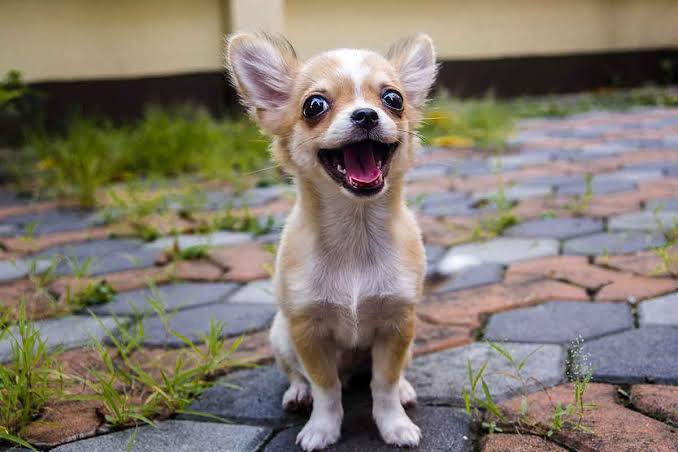
#> input picture mock_images/dog.jpg, 678 x 452 px
$ python -i image_analyzer.py   (imports and definitions only)
#> lines starting #> are read from the running program, lines starting #| are printed output that depends on the picture
import numpy as np

from PIL import Image, ImageFilter


class ImageAnalyzer:

    def __init__(self, analysis_size=(256, 256)):
#> further down, picture is the input picture: PIL image 678x452 RGB; mean R, G, B 130.8, 121.9, 109.3
        self.analysis_size = analysis_size

    def analyze(self, image: Image.Image) -> dict:

        if not isinstance(image, Image.Image):
            raise TypeError("Input must be a PIL Image.")

        image = image.convert("RGB")

        original_width, original_height = image.size
#> original_width = 678; original_height = 452

        if original_width <= 0 or original_height <= 0:
            raise ValueError("Image dimensions must be positive.")

        resized = image.resize(
            self.analysis_size,
            Image.Resampling.LANCZOS
        )
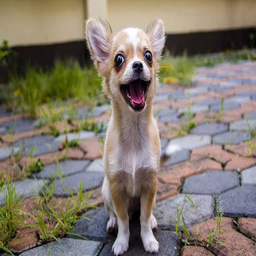
#> resized: PIL image 256x256 RGB; mean R, G, B 130.8, 121.9, 109.3

        rgb = np.asarray(resized, dtype=np.float32) / 255.0

        grayscale_image = resized.convert("L")
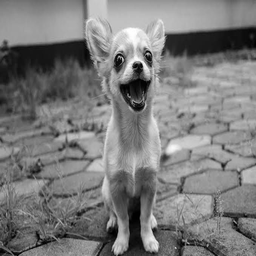
#> grayscale_image: PIL image 256x256 L; min 0, max 255, mean 123.2

        grayscale = np.asarray(
            grayscale_image,
            dtype=np.float32
        ) / 255.0

        # Image dimensions

        aspect_ratio = original_width / original_height
#> aspect_ratio = 1.5

        total_pixels = original_width * original_height
#> total_pixels = 306456

        # Brightness

        brightness = float(np.mean(grayscale))
#> brightness = 0.483

        # Contrast

        contrast = float(np.std(grayscale))
#> contrast = 0.19

        # Color variance

        color_variance = float(
            np.mean(np.var(rgb, axis=(0, 1)))
        )
#> color_variance = 0.0412

        # Image entropy

        histogram, _ = np.histogram(
            grayscale,
            bins=256,
            range=(0.0, 1.0)
        )
#> histogram = 256 values, max 857 at index 157, min 3 at index 250, mean 256

        probabilities = histogram / histogram.sum()
#> probabilities = 256 values, max 0.0131 at index 157, min 4.58e-05 at index 250, mean 0.00391

        probabilities = probabilities[probabilities > 0]

        entropy = float(
            -np.sum(probabilities * np.log2(probabilities))
        )
#> entropy = 7.51

        # Edge density

        edges = grayscale_image.filter(
            ImageFilter.FIND_EDGES
        )
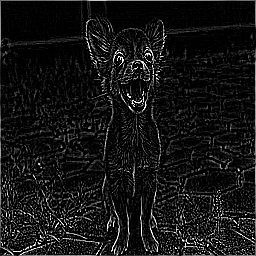
#> edges: PIL image 256x256 L; min 0, max 255, mean 20.8

        edge_array = np.asarray(
            edges,
            dtype=np.float32
        ) / 255.0

        edge_density = float(
            np.mean(edge_array > 0.1)
        )
#> edge_density = 0.244

        return {
            "width": original_width,
            "height": original_height,
            "aspect_ratio": float(aspect_ratio),
            "total_pixels": total_pixels,
            "brightness": brightness,
            "contrast": contrast,
            "color_variance": color_variance,
            "entropy": entropy,
            "edge_density": edge_density,
        }


image_analyzer = ImageAnalyzer()

>>> from PIL import Image
>>> picture = Image.open('../../mock_images/dog.jpg')
>>> result = ImageAnalyzer().analyze(picture)
#> result = 9 items

$ run again, on mock_images/test_inp_2.png
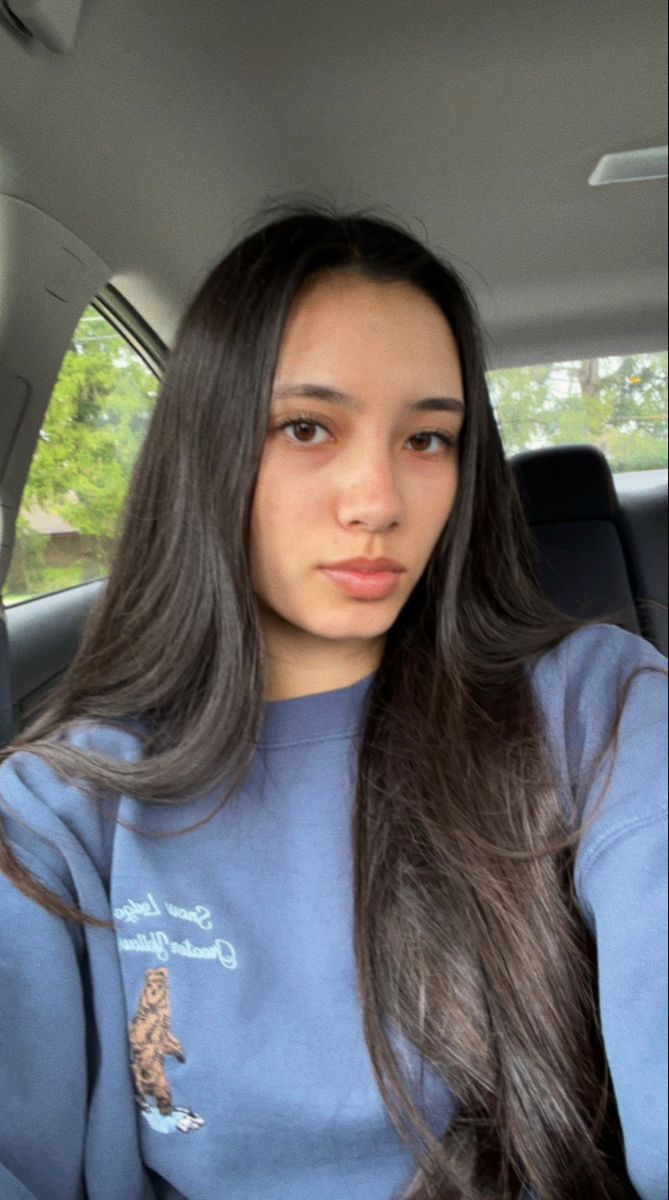
#> input picture mock_images/test_inp_2.png, 669 x 1200 px
#> picture is the input picture: PIL image 669x1200 RGB; mean R, G, B 102.4, 102.6, 103.5
#> in analyze, `grayscale_image = resized.convert("L")`:
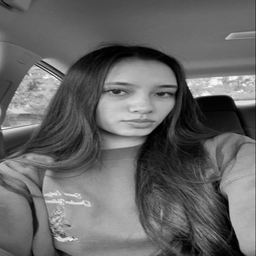
#> grayscale_image: PIL image 256x256 L; min 0, max 252, mean 102.7
#> brightness = 0.403
#> contrast = 0.194
#> color_variance = 0.0435
#> histogram = 256 values, max 990 at index 106, min 0 at index 253, mean 256
#> in analyze, `probabilities = histogram / histogram.sum()`: probabilities = 256 values, max 0.0151 at index 106, min 0 at index 253, mean 0.00391
#> in analyze, `probabilities = probabilities[probabilities > 0]`: probabilities = 253 values, max 0.0151 at index 106, min 1.53e-05 at index 251, mean 0.00395
#> entropy = 7.54
#> in analyze, `edges = grayscale_image.filter( ImageFilter.FIND_EDGES )`:
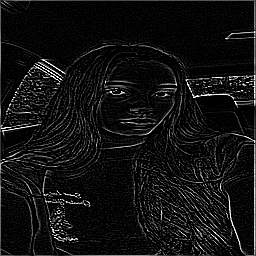
#> edges: PIL image 256x256 L; min 0, max 255, mean 17.8
#> edge_density = 0.196
#> result = 9 items
